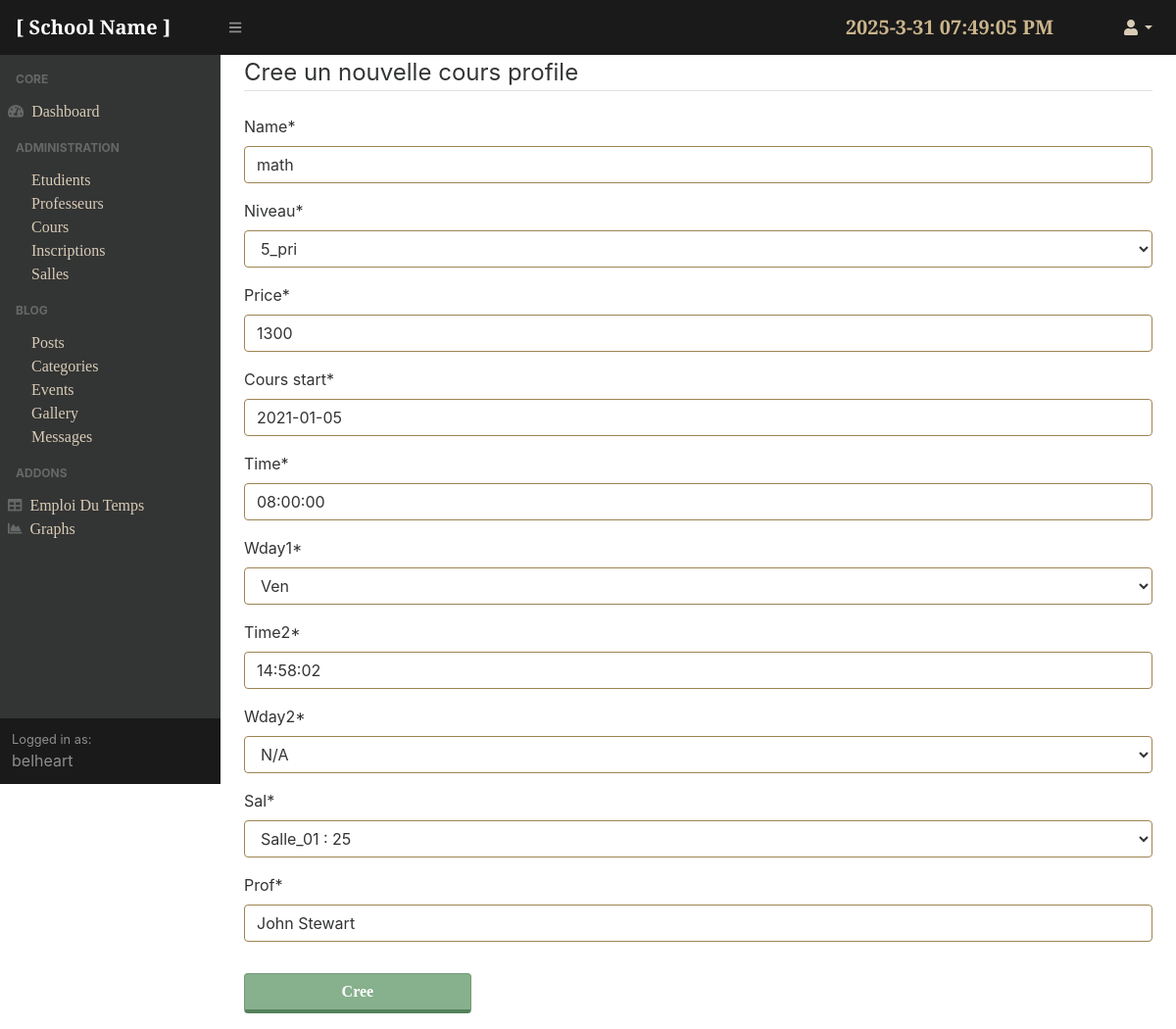
/adminpanel/courses/11/update (signed in), run on the app's committed database.
### courses/models.py (models this page shows, shortened)
class Course(models.Model):
    weekdays = [('N/A','N/A'),('Dimanche','Dim'),('Lundi','Lun'),('Mardi','Mar'),('Mercredi','Mer'),('Jeudi','Jeu'),('Vendredi','Ven'),('Samedi','Sam')]
    days_en = {'Dimanche':'Sunday', 'Lundi':'Monday', 'Mardi':'Tuesday', 'Mercredi':'Wednesday', 'Jeudi':'Thursday', 'Vendredi':'Friday', 'Samedi':'Saturday', 'N/A':'N/A'}
    name = models.CharField(max_length=200)
    price = models.IntegerField(default = 0)
    desc = models.TextField(max_length=500,default="...")
    cours_start = models.DateField(default = timezone.now)
    time = models.TimeField()
    time2 = models.TimeField(default=timezone.now)
    niveau = models.CharField(choices=Levels, max_length=100,blank=False,default='1_pri')
    prof = models.CharField(max_length=100, default='N/A')
    wday1 = models.CharField(choices=weekdays,max_length=10, blank=False, default='N/A')
    wday2 = models.CharField(choices=weekdays,max_length=10, blank=False, default='N/A')
    sal = models.ForeignKey('courses.Salle',on_delete=models.PROTECT, default=1)

class Salle(models.Model):
    name = models.CharField(max_length=10)
    capacity = models.IntegerField()
    def __str__(self):
        return f'{self.name} : {self.capacity}'

### adminpanel/views.py (the view, shortened to what this page needs)
# urls.py: path('courses/<int:pk>/update', updateCourse.as_view(), name = 'update-course'),
class updateCourse(LoginRequiredMixin, UpdateView):
    model = Course
    fields = ['name', 'niveau', 'price', 'cours_start', 'time','wday1', 'time2', 'wday2','sal','prof']
    success_url = '/adminpanel/courses'

### courses/templates/courses/course_form.html (shortened to what this page needs)
{% extends 'adminpanel/base.html' %}
{% load crispy_forms_tags %}
{% block content %}
        <div class="content-section">
                <form method='POST' enctype="multipart/form-data">
                <fieldset class="form-group">
                        <legend class="border-bottom mb-4">Cree un nouvelle cours profile</legend>
                        {{ form|crispy }}
                </fieldset>
                <div class="form-group">
                        <button class="btn btn-outline-success w-25" type="submit">Cree</button>
                </div>
                </form>
        </div>
{% endblock %}

### adminpanel/templates/adminpanel/base.html (shortened to what this page needs)
{%load static%}
<!DOCTYPE html>
<html lang="en">
    <head>
    <link href="{% static 'adminpanel/assets/css/styles.css'%}" rel="stylesheet" />
    <link href="https://cdn.datatables.net/1.10.20/css/dataTables.bootstrap4.min.css" rel="stylesheet" />
    </head>
    <body class="sb-nav-fixed">
        <nav class="sb-topnav navbar navbar-expand navbar-dark bg-dark">
            <a class="navbar-brand" href="{% url 'blog-home' %}">[ School Name ]</a>
            <button class="btn btn-link btn-sm order-1 order-lg-0" id="sidebarToggle" href="#"><i class="fas fa-bars"></i></button>
            <form class="d-none d-md-inline-block form-inline ml-auto mr-0 mr-md-3 my-2 my-md-0">
                <p id="MyClockDisplay"  class="navbar-brand mr-5 text-gold" onload="showTime()"></p>
            </form>
            <ul class="navbar-nav ml-auto ml-md-0">
                <li class="nav-item dropdown">
                    <a class="nav-link dropdown-toggle" id="userDropdown" href="#" role="button" data-toggle="dropdown" aria-haspopup="true" aria-expanded="false"><i class="fas fa-user fa-fw"></i></a>
                </li>
            </ul>
        </nav>
        <div id="layoutSidenav">
            <div id="layoutSidenav_nav">
                <nav class="sb-sidenav accordion sb-sidenav-dark" id="sidenavAccordion">
                    <div class="sb-sidenav-menu">
                        <div class="nav">
                            <div class="sb-sidenav-menu-heading">Core</div>
                            <a class="nav-link" href="{% url 'dashboard' %}">
                                <div class="sb-nav-link-icon"><i class="fas fa-tachometer-alt"></i></div>
                                Dashboard
                            </a>
                            <div class="sb-sidenav-menu-heading">Administration</div>
                            <div class="collapse show" id="collapseLayouts" aria-labelledby="headingOne" data-parent="#sidenavAccordion" style="">
                                <nav class="sb-sidenav-menu-nested nav">
                                    <a class="nav-link" href="{% url 'students' %}">Etudients</a>
                                    <a class="nav-link" href="{% url 'teachers' %}">Professeurs</a>
                                    <a class="nav-link" href="{% url 'courses' %}">Cours</a>
                                    <a class="nav-link" href="{% url 'inscriptions' %}">Inscriptions</a>
                                    <a class="nav-link" href="{% url 'salles' %}">Salles</a>
                                </nav>
                            </div>
                            <div class="sb-sidenav-menu-heading">Blog</div>
                            <div class="collapse show" id="collapseLayouts" aria-labelledby="headingOne" data-parent="#sidenavAccordion" style="">
                                <nav class="sb-sidenav-menu-nested nav">
                                    <a class="nav-link" href="{% url 'blog-posts' %}">Posts</a>
                                    <a class="nav-link" href="{% url 'categories' %}">Categories</a>
                                    <a class="nav-link" href="{% url 'events-admin' %}">Events</a>
                                    <a class="nav-link" href="{% url 'gallery' %}">Gallery</a>
                                    <a class="nav-link" href="{% url 'messages' %}">Messages</a>
                                </nav>
                            </div>
                            <div class="sb-sidenav-menu-heading">Addons</div>
                            <a class="nav-link" href="{% url 'schedule'%}">
                                <div class="sb-nav-link-icon"><i class="fas fa-table"></i></div>
                                Emploi Du Temps
                            </a>
                            <a class="nav-link" href="{% url 'charts'%}">
                                <div class="sb-nav-link-icon"><i class="fas fa-chart-area"></i></div>
                                Graphs
                            </a>
                        </div>
                    </div>
                    <div class="sb-sidenav-footer">
                        <div class="small">Logged in as:</div>
                        {{user.username}}
                    </div>
                </nav>
            </div>
        <div id='layoutSidenav_content'>
        <main>
        <div class="container-fluid">
            {% block content %}{% endblock %}
        </div>
        </main>
        </div>
    </body>
</html>

### data on the page
Course: name "math", niveau "5_pri", price "1300", cours_start "2021-01-05", time "08:00:00", wday1 "Ven", time2 "14:58:02", wday2 "N/A", sal "Salle_01 : 25", prof "John Stewart"

### other printed values
{{ user.username }} "belheart"
